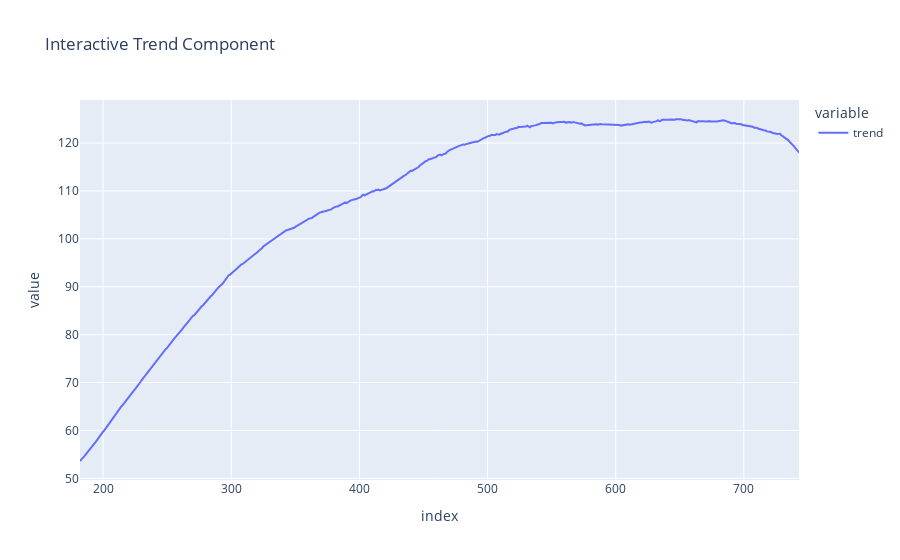
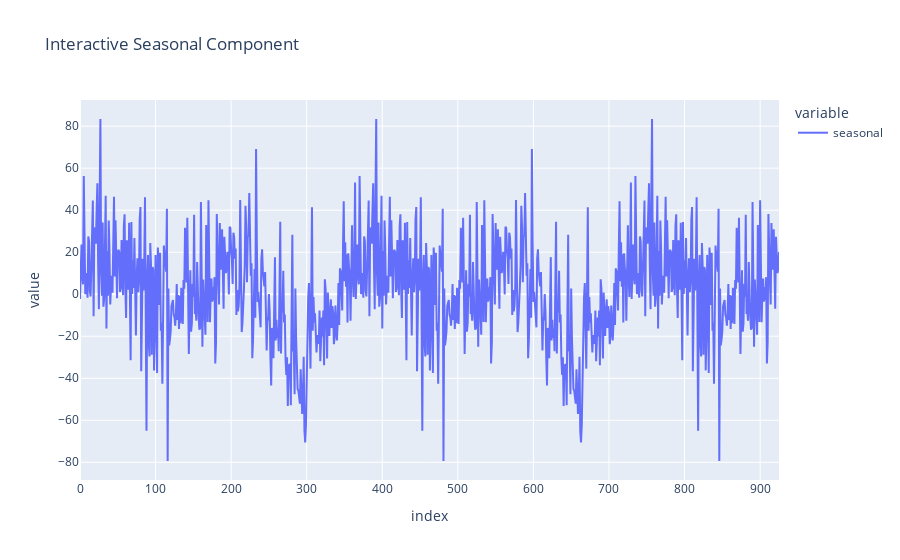
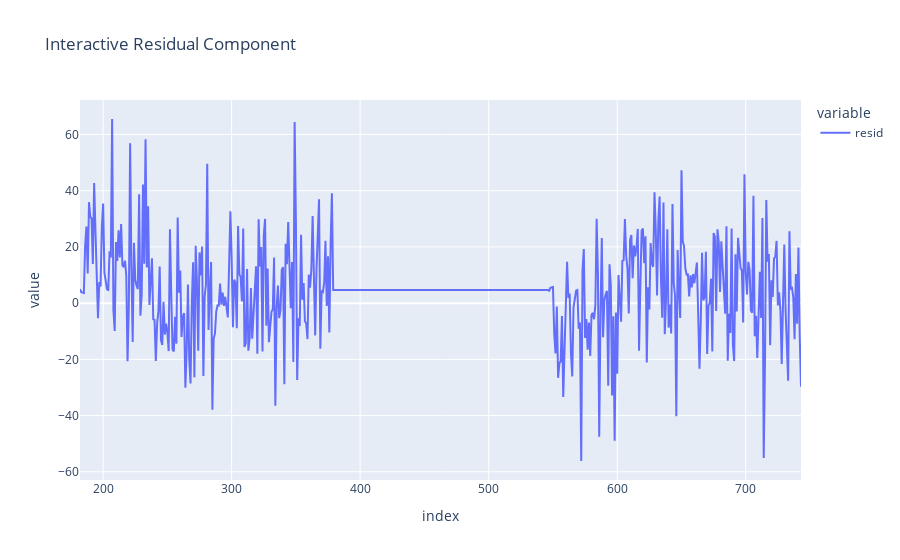

Source (notebook cell) for these figures, in order:
### Markdown cell above
## Code Explanation
This cell executes: `from statsmodels.tsa.seasonal import seasonal_decompose`

### Code cell
from statsmodels.tsa.seasonal import seasonal_decompose

# Perform seasonal decomposition
decomposition = seasonal_decompose(daily_reservations['reservations'], model='additive', period=365)

# Extract the decomposed components
trend = decomposition.trend.dropna()
seasonal = decomposition.seasonal.dropna()
residual = decomposition.resid.dropna()

# Create the interactive plots
fig_trend = px.line(trend, title='Interactive Trend Component')
fig_seasonal = px.line(seasonal, title='Interactive Seasonal Component')
fig_residual = px.line(residual, title='Interactive Residual Component')

# Show the plots
fig_trend.show()
fig_seasonal.show()
fig_residual.show()

### Figure 1 — Plotly figure (JSON) as saved in the notebook; plotly's stock layout.template omitted (floating-point values rounded to 4 significant figures; data arrays with more than 128 entries replaced by an {"elided": "..."} marker saying what was removed)
{"data": [{"hovertemplate": "variable=trend<br>index=%{x}<br>value=%{y}<extra></extra>", "legendgroup": "trend", "line": {"color": "#636efa", "dash": "solid"}, "marker": {"symbol": "circle"}, "mode": "lines", "name": "trend", "orientation": "v", "showlegend": true, "type": "scatter", "x": {"elided": "562 int values"}, "xaxis": "x", "y": {"elided": "562 float values"}, "yaxis": "y"}], "layout": {"legend": {"title": {"text": "variable"}, "tracegroupgap": 0}, "title": {"text": "Interactive Trend Component"}, "xaxis": {"anchor": "y", "domain": [0, 1], "title": {"text": "index"}}, "yaxis": {"anchor": "x", "domain": [0, 1], "title": {"text": "value"}}}}

### Figure 2 — Plotly figure (JSON) as saved in the notebook; plotly's stock layout.template omitted (floating-point values rounded to 4 significant figures; data arrays with more than 128 entries replaced by an {"elided": "..."} marker saying what was removed)
{"data": [{"hovertemplate": "variable=seasonal<br>index=%{x}<br>value=%{y}<extra></extra>", "legendgroup": "seasonal", "line": {"color": "#636efa", "dash": "solid"}, "marker": {"symbol": "circle"}, "mode": "lines", "name": "seasonal", "orientation": "v", "showlegend": true, "type": "scatter", "x": {"elided": "926 int values"}, "xaxis": "x", "y": {"elided": "926 float values"}, "yaxis": "y"}], "layout": {"legend": {"title": {"text": "variable"}, "tracegroupgap": 0}, "title": {"text": "Interactive Seasonal Component"}, "xaxis": {"anchor": "y", "domain": [0, 1], "title": {"text": "index"}}, "yaxis": {"anchor": "x", "domain": [0, 1], "title": {"text": "value"}}}}

### Figure 3 — Plotly figure (JSON) as saved in the notebook; plotly's stock layout.template omitted (floating-point values rounded to 4 significant figures; data arrays with more than 128 entries replaced by an {"elided": "..."} marker saying what was removed)
{"data": [{"hovertemplate": "variable=resid<br>index=%{x}<br>value=%{y}<extra></extra>", "legendgroup": "resid", "line": {"color": "#636efa", "dash": "solid"}, "marker": {"symbol": "circle"}, "mode": "lines", "name": "resid", "orientation": "v", "showlegend": true, "type": "scatter", "x": {"elided": "562 int values"}, "xaxis": "x", "y": {"elided": "562 float values"}, "yaxis": "y"}], "layout": {"legend": {"title": {"text": "variable"}, "tracegroupgap": 0}, "title": {"text": "Interactive Residual Component"}, "xaxis": {"anchor": "y", "domain": [0, 1], "title": {"text": "index"}}, "yaxis": {"anchor": "x", "domain": [0, 1], "title": {"text": "value"}}}}
